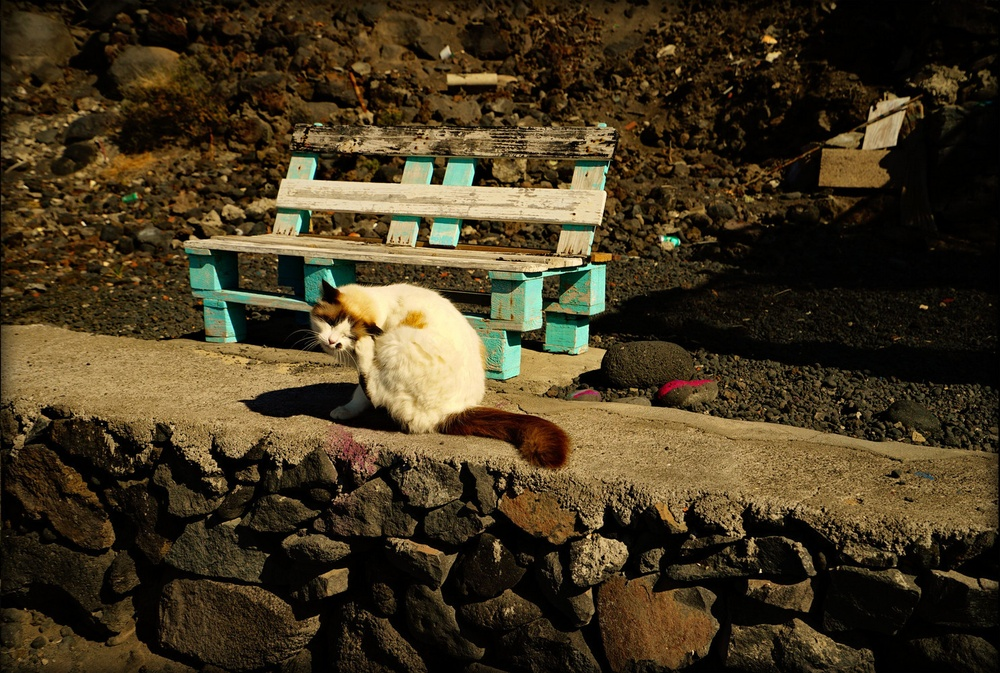
#> input picture M2 Info/PI/TP4_Segmentation/images/cat_l.jpg, 1000 x 673 px, shrunk from 1486 x 1000 before the run
$ jupyter execute --allow-errors TP4.ipynb   (shell and % lines are left out)
#> lines starting #> are read from the running program, lines starting #| are printed output that depends on the picture
[cell 1]
import numpy as np
import matplotlib.pyplot as plt
import cv2

[cell 2]
cat_l = cv2.cvtColor(cv2.imread("images/cat_l.jpg"), cv2.COLOR_BGR2RGB)
cat_r = cv2.cvtColor(cv2.imread("images/cat_r.jpg"), cv2.COLOR_BGR2RGB)
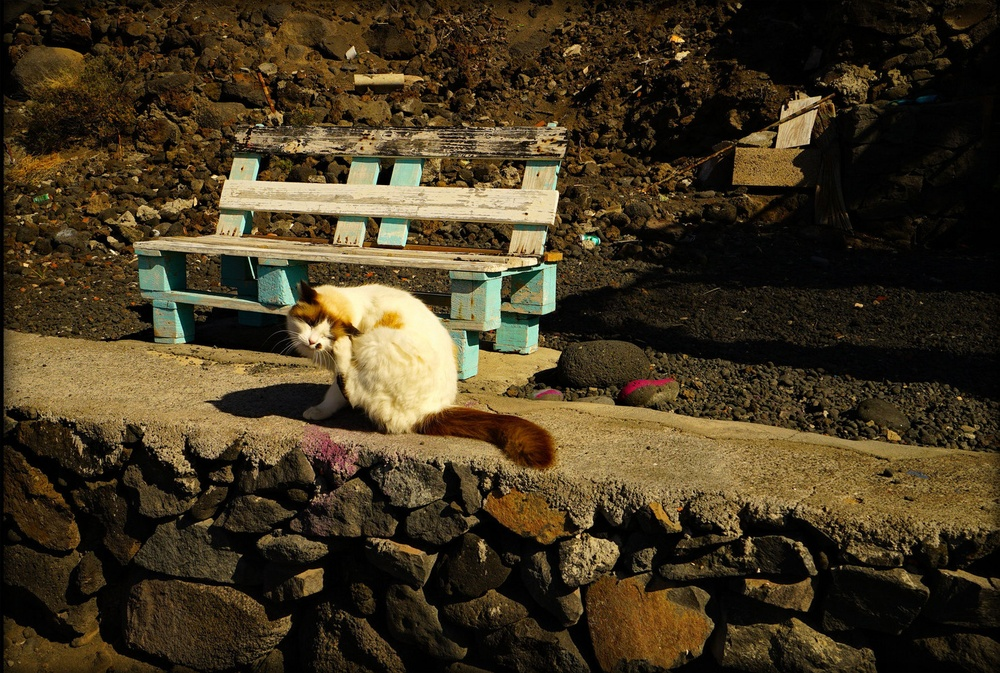
#> input picture M2 Info/PI/TP4_Segmentation/images/cat_r.jpg, 1000 x 673 px, shrunk from 1486 x 1000 before the run


fig, ax = plt.subplots(1,2, figsize=(15,10))
ax[0].imshow(cat_l)
ax[1].imshow(cat_r)
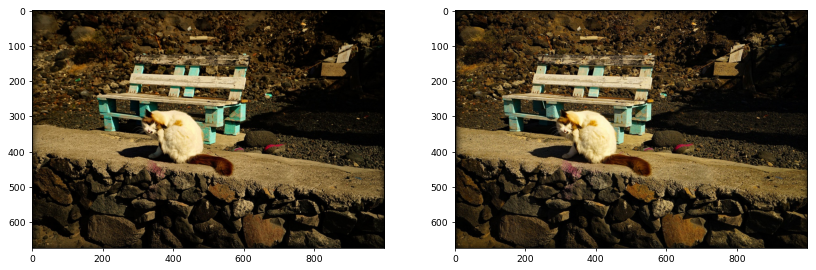
#> figure drawn by matplotlib, 2 panels

[cell 3]
def anaglyphe_for (img_l, img_r):
    result = np.copy(img_r)

    img_shape = img_l.shape
#> img_shape = (673, 1000, 3)

    for j in range (img_shape[0]):
        for i in range (img_shape[1]):
            result[j][i][0] = img_l[j][i][0]
            result[j][i][1] = img_r[j][i][1]
            result[j][i][2] = img_r[j][i][2]
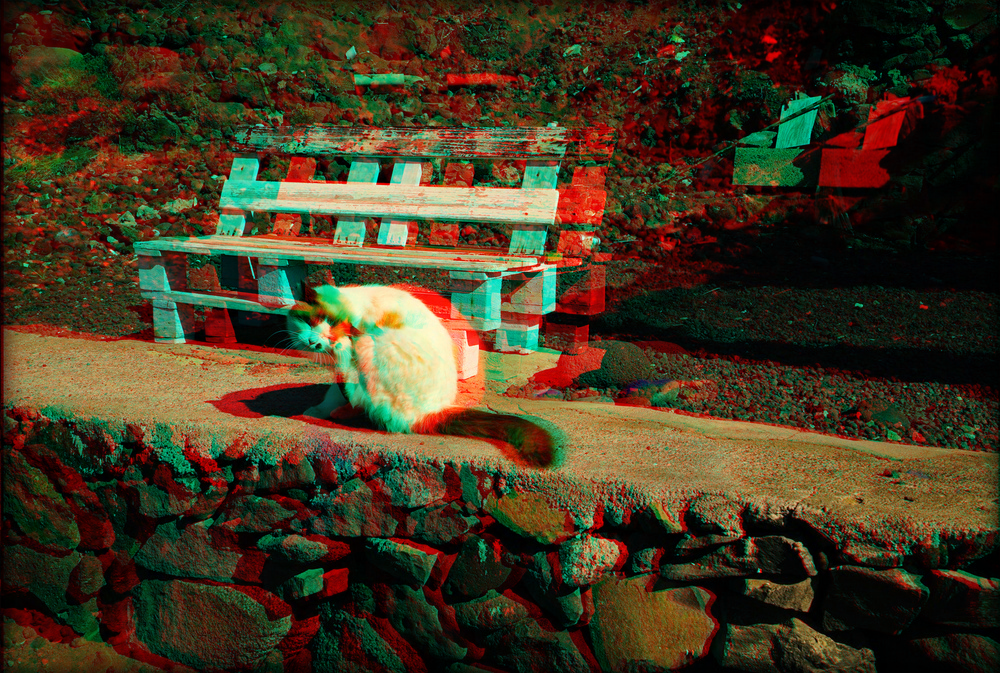
#> result: shape (673, 1000, 3); mean R, G, B 67.2, 55.4, 33.2
    return result


def anaglyphe_np (img_l, img_r):
    result = np.copy(img_r)

    result[:, :, 0] = img_l[:, :, 0]
    result[:, :, 1] = img_r[:, :, 1]
    result[:, :, 2] = img_r[:, :, 2]

    return result

plt.imshow(anaglyphe_for(cat_l, cat_r))
plt.imshow(anaglyphe_np(cat_l, cat_r))
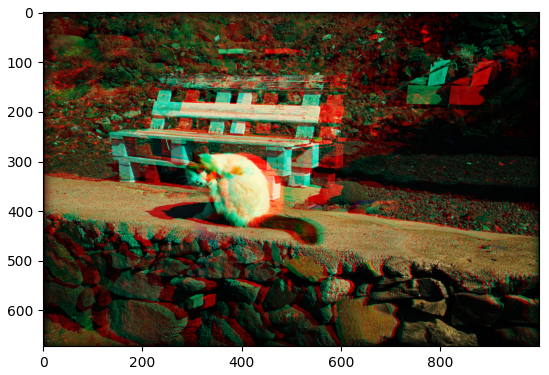
#> figure drawn by matplotlib, 1 panel
